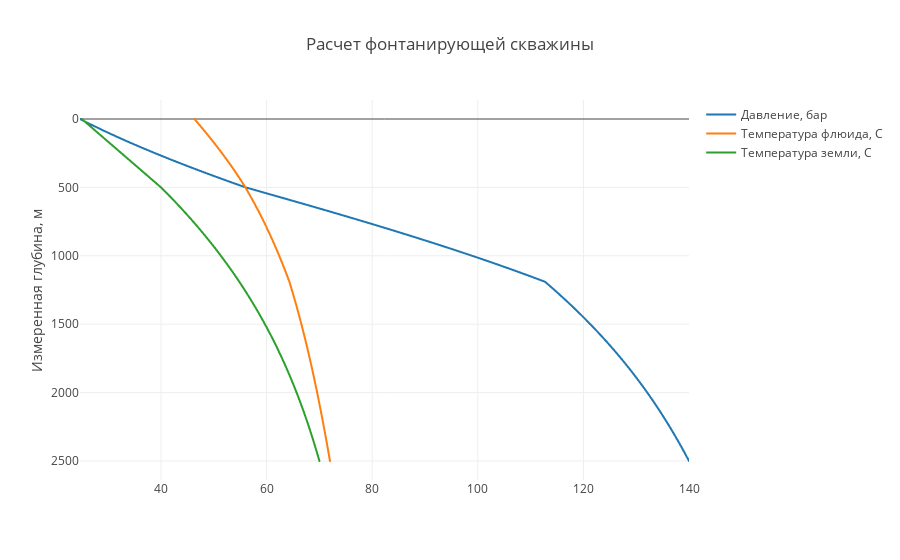

Here is the notebook cell this chart was saved with:
### Code cell
trace1 = trace(simple_well.data.get_values(25), simple_well.data.get_values(24),  "Давление, бар")
trace2 = trace(simple_well.data.get_values(26), simple_well.data.get_values(24),  "Температура флюида, С")
trace3 = trace(simple_well.data.get_values(27), simple_well.data.get_values(24),  "Температура земли, С")
data=[trace1,trace2,trace3]
plot()

### Figure 1 — Plotly figure (JSON) as saved in the notebook; plotly's stock layout.template omitted (floating-point values rounded to 4 significant figures; data arrays with more than 128 entries replaced by an {"elided": "..."} marker saying what was removed)
{"data": [{"mode": "lines", "name": "Давление, бар", "type": "scattergl", "uid": "627ee525-e4dd-4b6b-9b29-c2ed02d9f735", "x": {"elided": "251 float values"}, "y": {"elided": "251 int values"}}, {"mode": "lines", "name": "Температура флюида, С", "type": "scattergl", "uid": "061d0e27-0aca-43e9-ba2f-0fbf288bf0aa", "x": {"elided": "251 float values"}, "y": {"elided": "251 int values"}}, {"mode": "lines", "name": "Температура земли, С", "type": "scattergl", "uid": "5c1d26ea-27cf-4ec0-a4db-1930965c6c79", "x": {"elided": "251 float values"}, "y": {"elided": "251 int values"}}], "layout": {"title": {"text": "Расчет фонтанирующей скважины"}, "yaxis": {"autorange": "reversed", "title": {"text": "Измеренная глубина, м"}}}}
